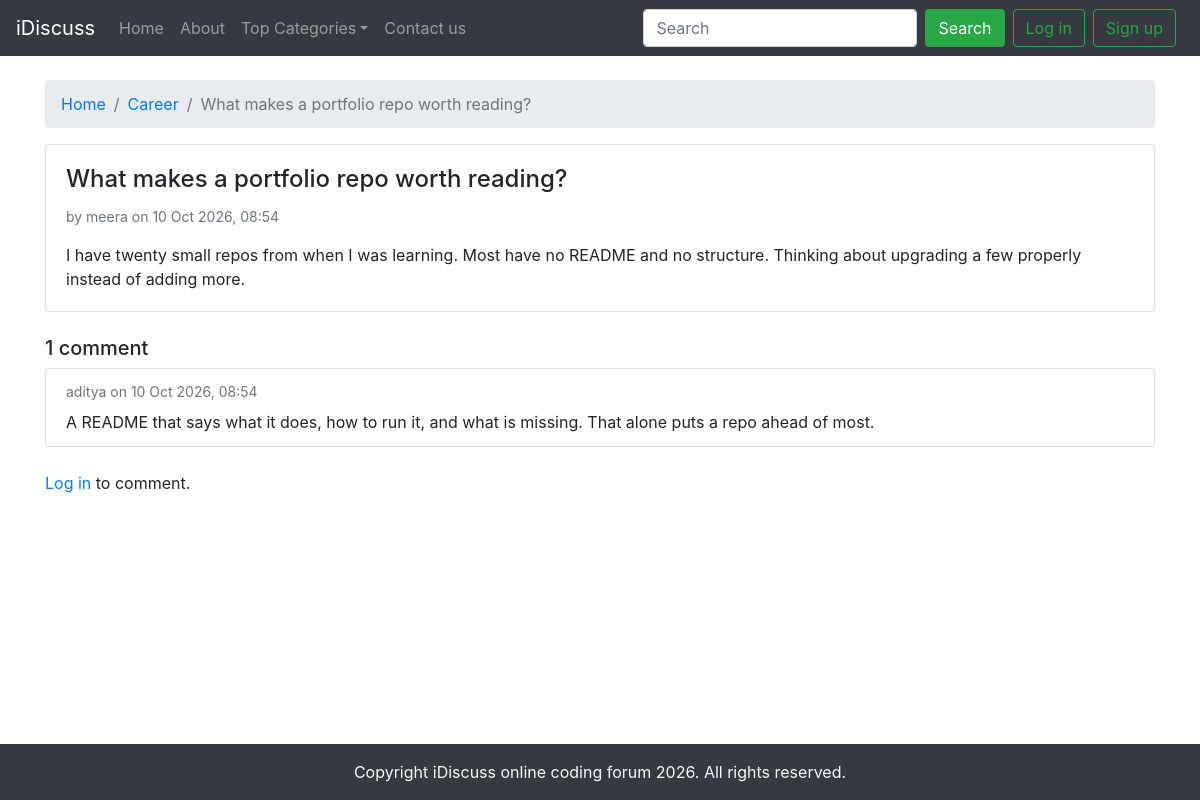
Screenshot of /thread.php?id=10 with the database file from the repository.
### tables this page shows
CREATE TABLE IF NOT EXISTS threads (
    id          INT UNSIGNED NOT NULL AUTO_INCREMENT,
    category_id INT UNSIGNED NOT NULL,
    user_id     INT UNSIGNED NOT NULL,
    title       VARCHAR(190) NOT NULL,
    body        TEXT         NOT NULL,
    created_at  DATETIME     NOT NULL DEFAULT CURRENT_TIMESTAMP,
    updated_at  DATETIME         NULL DEFAULT NULL,
    PRIMARY KEY (id),
    KEY idx_threads_category (category_id, id),
    KEY idx_threads_user (user_id),
    CONSTRAINT fk_threads_category FOREIGN KEY (category_id) REFERENCES categories (id) ON DELETE CASCADE,
    CONSTRAINT fk_threads_user FOREIGN KEY (user_id) REFERENCES users (id) ON DELETE CASCADE
);

CREATE TABLE IF NOT EXISTS categories (
    id          INT UNSIGNED NOT NULL AUTO_INCREMENT,
    name        VARCHAR(80)  NOT NULL,
    description TEXT         NOT NULL,
    image       VARCHAR(120) NOT NULL DEFAULT 'banner-1.jpg',
    created_at  DATETIME     NOT NULL DEFAULT CURRENT_TIMESTAMP,
    PRIMARY KEY (id),
    UNIQUE KEY uq_categories_name (name)
);

CREATE TABLE IF NOT EXISTS users (
    id            INT UNSIGNED NOT NULL AUTO_INCREMENT,
    username      VARCHAR(30)  NOT NULL,
    email         VARCHAR(190) NOT NULL,
    password_hash VARCHAR(255) NOT NULL,
    created_at    DATETIME     NOT NULL DEFAULT CURRENT_TIMESTAMP,
    PRIMARY KEY (id),
    UNIQUE KEY uq_users_username (username),
    UNIQUE KEY uq_users_email (email)
);

CREATE TABLE IF NOT EXISTS comments (
    id         INT UNSIGNED NOT NULL AUTO_INCREMENT,
    thread_id  INT UNSIGNED NOT NULL,
    user_id    INT UNSIGNED NOT NULL,
    body       TEXT         NOT NULL,
    created_at DATETIME     NOT NULL DEFAULT CURRENT_TIMESTAMP,
    updated_at DATETIME         NULL DEFAULT NULL,
    PRIMARY KEY (id),
    KEY idx_comments_thread (thread_id, id),
    KEY idx_comments_user (user_id),
    CONSTRAINT fk_comments_thread FOREIGN KEY (thread_id) REFERENCES threads (id) ON DELETE CASCADE,
    CONSTRAINT fk_comments_user FOREIGN KEY (user_id) REFERENCES users (id) ON DELETE CASCADE
);

### config/bootstrap.php (called while the page is built, shortened)
<?php
$root = dirname(__DIR__);
require $root . '/src/autoload.php';
require $root . '/src/helpers.php';
$config = require __DIR__ . '/config.php';
$db = new Database($config['db']);
$users = new UserRepository($db);
return [
    'config' => $config,
    'db' => $db,
    'users' => $users,
    'auth' => new Auth($users),
    'categories' => new CategoryRepository($db),
    'threads' => new ThreadRepository($db),
    'comments' => new CommentRepository($db),
    'messages' => new MessageRepository($db),
    'throttle' => new LoginThrottle($db),
];

### config/config.php (called while the page is built, shortened)
<?php
$env = [];
$envFile = dirname(__DIR__) . '/.env';
$read = static fn (string $key, string $default = ''): string => $env[$key] ?? $default;
return [
    'app' => [
        'name' => $read('APP_NAME', 'iDiscuss'),
        'debug' => $read('APP_DEBUG', 'false') === 'true',
        'per_page' => max(1, (int) $read('APP_PER_PAGE', '10')),
    ],
    'db' => [
        'host' => $read('DB_HOST', '127.0.0.1'),
        'port' => (int) $read('DB_PORT', '3306'),
        'name' => $read('DB_NAME', 'forum_website'),
        'user' => $read('DB_USER', 'root'),
        'pass' => $read('DB_PASS', ''),
    ],
];

### src/autoload.php (called while the page is built, shortened)
<?php
spl_autoload_register(static function (string $class): void {
    $prefix = 'Forum\\';
    $relative = substr($class, strlen($prefix));
    $file = __DIR__ . '/' . str_replace('\\', '/', $relative) . '.php';
});

### src/Database.php (called while the page is built, shortened)
<?php
class Database
{
    private ?PDO $connection = null;
    public function pdo(): PDO
    {
        if ($this->connection instanceof PDO) {
            return $this->connection;
        }
        $dsn = sprintf(
            'mysql:host=%s;port=%d;dbname=%s;charset=utf8mb4',
            $this->settings['host'],
            $this->settings['port'],
            $this->settings['name']
        );
        try {
            $this->connection = new PDO($dsn, $this->settings['user'], $this->settings['pass'], [
                PDO::ATTR_ERRMODE => PDO::ERRMODE_EXCEPTION,
                PDO::ATTR_DEFAULT_FETCH_MODE => PDO::FETCH_ASSOC,
                PDO::ATTR_EMULATE_PREPARES => false,
            ]);
        } catch (PDOException $e) {
            throw new RuntimeException('Database connection failed.', 0, $e);
        }
        return $this->connection;
    }
    public function run(string $sql, array $params = []): PDOStatement
    {
        $statement = $this->pdo()->prepare($sql);
        $statement->execute($params);
        return $statement;
    }
    public function one(string $sql, array $params = []): ?array
    {
        $row = $this->run($sql, $params)->fetch();
        return $row === false ? null : $row;
    }
    public function all(string $sql, array $params = []): array
    {
        return $this->run($sql, $params)->fetchAll();
    }
    public function value(string $sql, array $params = []): mixed
    {
        $value = $this->run($sql, $params)->fetchColumn();
        return $value === false ? null : $value;
    }
}

### src/ThreadRepository.php (called while the page is built, shortened)
<?php
class ThreadRepository
{
    public function find(int $id): ?array
    {
        return $this->db->one(
            'SELECT t.id, t.category_id, t.user_id, t.title, t.body, t.created_at, t.updated_at,
                    u.username, c.name AS category_name
               FROM threads t
               JOIN users u ON u.id = t.user_id
               JOIN categories c ON c.id = t.category_id
              WHERE t.id = ?',
            [$id]
        );
    }
}

### src/helpers.php (called while the page is built, shortened)
<?php
function e(string|int|float|null $value): string
{
    return htmlspecialchars((string) $value, ENT_QUOTES | ENT_SUBSTITUTE, 'UTF-8');
}

### src/CommentRepository.php (called while the page is built, shortened)
<?php
class CommentRepository
{
    public function countForThread(int $threadId): int
    {
        return (int) $this->db->value(
            'SELECT COUNT(*) FROM comments WHERE thread_id = ?',
            [$threadId]
        );
    }
    public function forThread(int $threadId, int $limit, int $offset): array
    {
        return $this->db->all(
            'SELECT cm.id, cm.user_id, cm.body, cm.created_at, cm.updated_at, u.username
               FROM comments cm
               JOIN users u ON u.id = cm.user_id
              WHERE cm.thread_id = ?
              ORDER BY cm.created_at ASC, cm.id ASC
              LIMIT ' . (int) $limit . ' OFFSET ' . (int) $offset,
            [$threadId]
        );
    }
}

### src/Paginator.php (called while the page is built, shortened)
<?php
class Paginator
{
    public readonly int $perPage;
    public readonly int $page;
    public function __construct(int $total, int $perPage, mixed $requestedPage)
    {
        $this->total = max(0, $total);
        $this->perPage = max(1, $perPage);
        $this->pages = max(1, (int) ceil($this->total / $this->perPage));
        $asked = is_numeric($requestedPage) ? (int) $requestedPage : 1;
        $this->page = min($this->pages, max(1, $asked));
    }
    public function offset(): int
    {
        return ($this->page - 1) * $this->perPage;
    }
}

### src/Auth.php (called while the page is built, shortened)
<?php
class Auth
{
    public function check(): bool
    {
        return $this->id() !== null;
    }
    public function id(): ?int
    {
        $id = $_SESSION['user_id'] ?? null;
        return is_int($id) && $id > 0 ? $id : null;
    }
}

### public/thread.php (the view, shortened to what this page needs)
<?php
$app = require __DIR__ . '/../config/bootstrap.php';
$comments = $app['comments'];
$threadId = isset($_GET['id']) && is_numeric($_GET['id']) ? (int) $_GET['id'] : 0;
$thread = $threadId > 0 ? $app['threads']->find($threadId) : null;
$perPage = (int) $app['config']['app']['per_page'];
$errors = [];
$old = ['body' => ''];
$pagination = new Paginator($comments->countForThread($threadId), $perPage, $_GET['page'] ?? 1);
$threadComments = $comments->forThread($threadId, $pagination->perPage, $pagination->offset());
require __DIR__ . '/../templates/layout/header.php';
?>
<div class="container my-4">
    <nav aria-label="breadcrumb">
        <ol class="breadcrumb">
            <li class="breadcrumb-item"><a href="index.php">Home</a></li>
            <li class="breadcrumb-item">
                <a href="category.php?id=<?= (int) $thread['category_id'] ?>"><?= e($thread['category_name']) ?></a>
            </li>
            <li class="breadcrumb-item active" aria-current="page"><?= e($thread['title']) ?></li>
        </ol>
    </nav>
    <article class="card mb-4">
        <div class="card-body">
            <h2 class="card-title h4"><?= e($thread['title']) ?></h2>
            <p class="text-muted small">
                by <?= e($thread['username']) ?>
                on <?= e(date('j M Y, H:i', strtotime((string) $thread['created_at']))) ?>
            </p>
            <div class="post-body"><?= e($thread['body']) ?></div>
        </div>
    </article>
    <h3 class="h5" id="comments">
        <?= $pagination->total ?> comment<?= $pagination->total === 1 ? '' : 's' ?>
    </h3>
    <?php if ($threadComments === []) : ?>
        <p class="text-muted">No comments yet.</p>
    <?php else : ?>
        <div class="list-group mb-4">
            <?php foreach ($threadComments as $comment) : ?>
                <div class="list-group-item">
                    <p class="text-muted small mb-2">
                        <?= e($comment['username']) ?>
                        on <?= e(date('j M Y, H:i', strtotime((string) $comment['created_at']))) ?>
                    </p>
                    <div class="post-body"><?= e($comment['body']) ?></div>
                </div>
            <?php endforeach; ?>
        </div>
    <?php endif; ?>
    <?php if ($auth->check()) : ?>
        <div class="card my-4">
            <div class="card-body">
                <h5 class="card-title">Add a comment</h5>
                <form action="thread.php?id=<?= $threadId ?>" method="post" novalidate>
                    <?= Csrf::field() ?>
                    <div class="form-group">
                        <label for="body">Comment</label>
                        <textarea class="form-control<?= isset($errors['body']) ? ' is-invalid' : '' ?>" id="body"
                            name="body" rows="3" required><?= e($old['body']) ?></textarea>
                        <?php if (isset($errors['body'])) : ?>
                            <div class="invalid-feedback"><?= e($errors['body']) ?></div>
                        <?php endif; ?>
                    </div>
                    <button type="submit" class="btn btn-primary">Post comment</button>
                </form>
            </div>
        </div>
    <?php else : ?>
        <p><a href="login.php">Log in</a> to comment.</p>
    <?php endif; ?>
</div>
<?php require __DIR__ . '/../templates/layout/footer.php'; ?>

### public/assets/css/style.css (style rules this page uses)
.post-body { white-space: pre-wrap; overflow-wrap: break-word; }

### rows the page displays
threads: category.name "Career", title "What makes a portfolio repo worth reading?", user.username "meera", created_at "10 Oct 2026, 08:54", body "I have twenty small repos from when I was learning. Most have no README and no structure. Thinking about upgrading a few properly instead of adding more."
comments: user.username "aditya", created_at "10 Oct 2026, 08:54", body "A README that says what it does, how to run it, and what is missing. That alone puts a repo ahead of most."

### other values shown
$appName "iDiscuss"
$pagination->total "1"
$app['config']['app']['name'] "iDiscuss"
